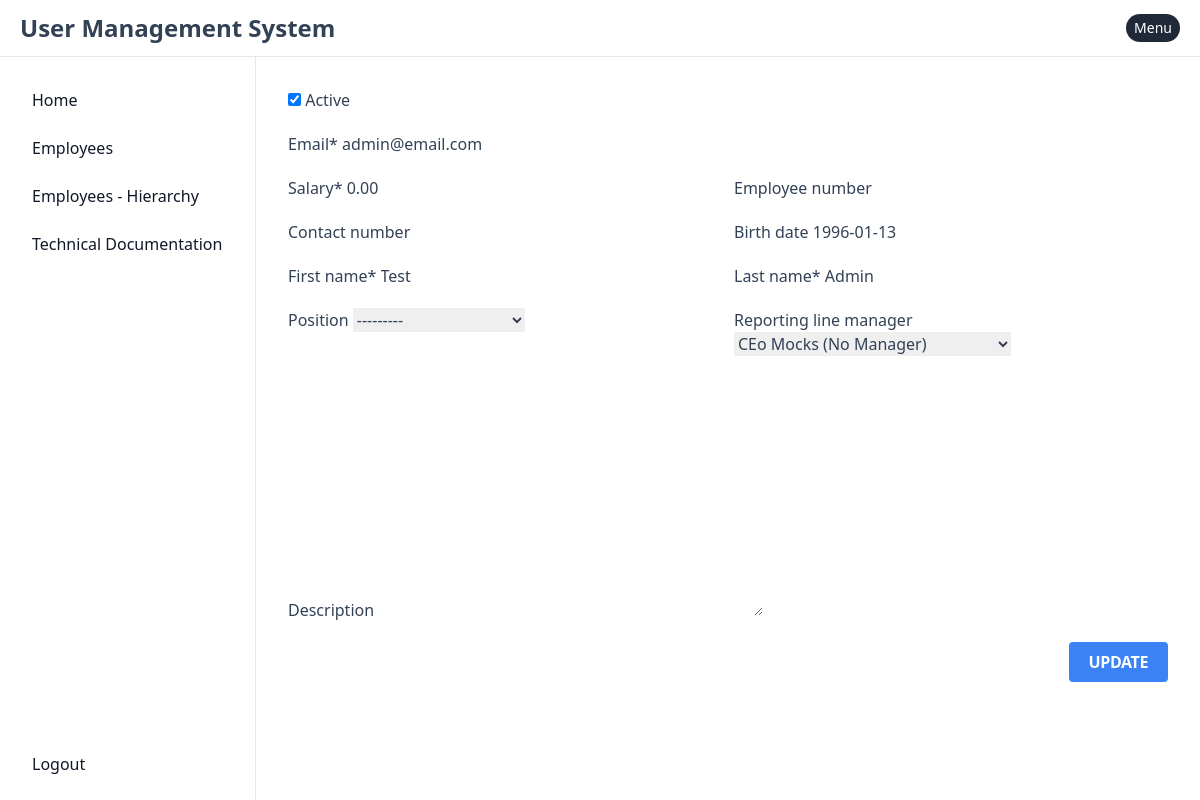
The app's page /user/user_profile/12/ (signed in) with its own data.
### apps/admin/user/models.py (models this page shows, shortened)
class User(AuditFields, AbstractBaseUser, PermissionsMixin):
    reporting_line_manager = models.ForeignKey('self', on_delete=models.SET_NULL, null=True, blank=True, related_name='reports_to')
    email                  = models.EmailField(unique=True)
    first_name             = models.CharField(max_length=30, blank=True)
    last_name              = models.CharField(max_length=30, blank=True)
    contact_number         = models.CharField(max_length=30, blank=True)
    employee_number        = models.CharField(max_length=30, blank=True)
    hashed_email_gravatar  = models.CharField(max_length=250, blank=True)
    position               = models.IntegerField(choices=POSITION_CHOICES, blank=True, null=True)
    birth_date             = models.DateField(null=True, blank=True)
    is_active              = models.BooleanField(default=True)
    is_admin               = models.BooleanField(default=False)
    salary                 = models.DecimalField(verbose_name='Salary', default=0, max_digits=9, decimal_places=2)
    description            = models.TextField(max_length=300, blank=True, null=True)
    objects = UserManager()
    USERNAME_FIELD  = 'email'
    REQUIRED_FIELDS = []
    def __str__(self):
        if self.reporting_line_manager:
            return f"{self.first_name} {self.last_name} (Reports to: {self.reporting_line_manager.first_name})"
        elif self.first_name and self.last_name:
            return f"{self.first_name} {self.last_name} (No Manager)"
        else:
            return f"{self.email} (No Manager)"

### apps/system/user/profile/views.py (the view, shortened to what this page needs)
# urls.py: path('user_profile/<int:user_id>/', UserProfileView.as_view(),   name='user_profile'),
class UserProfileView(LoginRequiredMixin, View):
    def get(self, request, user_id, *args, **kwargs):
        user = User.objects \
            .get(
                id = user_id
            )
        response = render(
            self.request,
            template_name = 'system/user/profile/user_profile.html',
            context = {
                'user' : user,
                'form' : UserProfileForm(instance=user)
            }
        )
        trigger_client_event(response, 'openmodal')
        return response

### templates/system/user/profile/user_profile.html
{% extends 'base.html' %}
{% load crispy_forms_tags %}
{% block content %}
<div>
    <form class="flex flex-col gap-5" hx-post="{% url 'user:user_profile' user.id %}">
        {% crispy form %}
    </form>
</div>
{% endblock content %}

### records on screen
User: is_active "☑", email "admin@email.com", salary "0.00", birth_date "1996-01-13", first_name "Test", last_name "Admin", position "---------"
User: reporting_line_manager "CEo Mocks (No Manager)"
